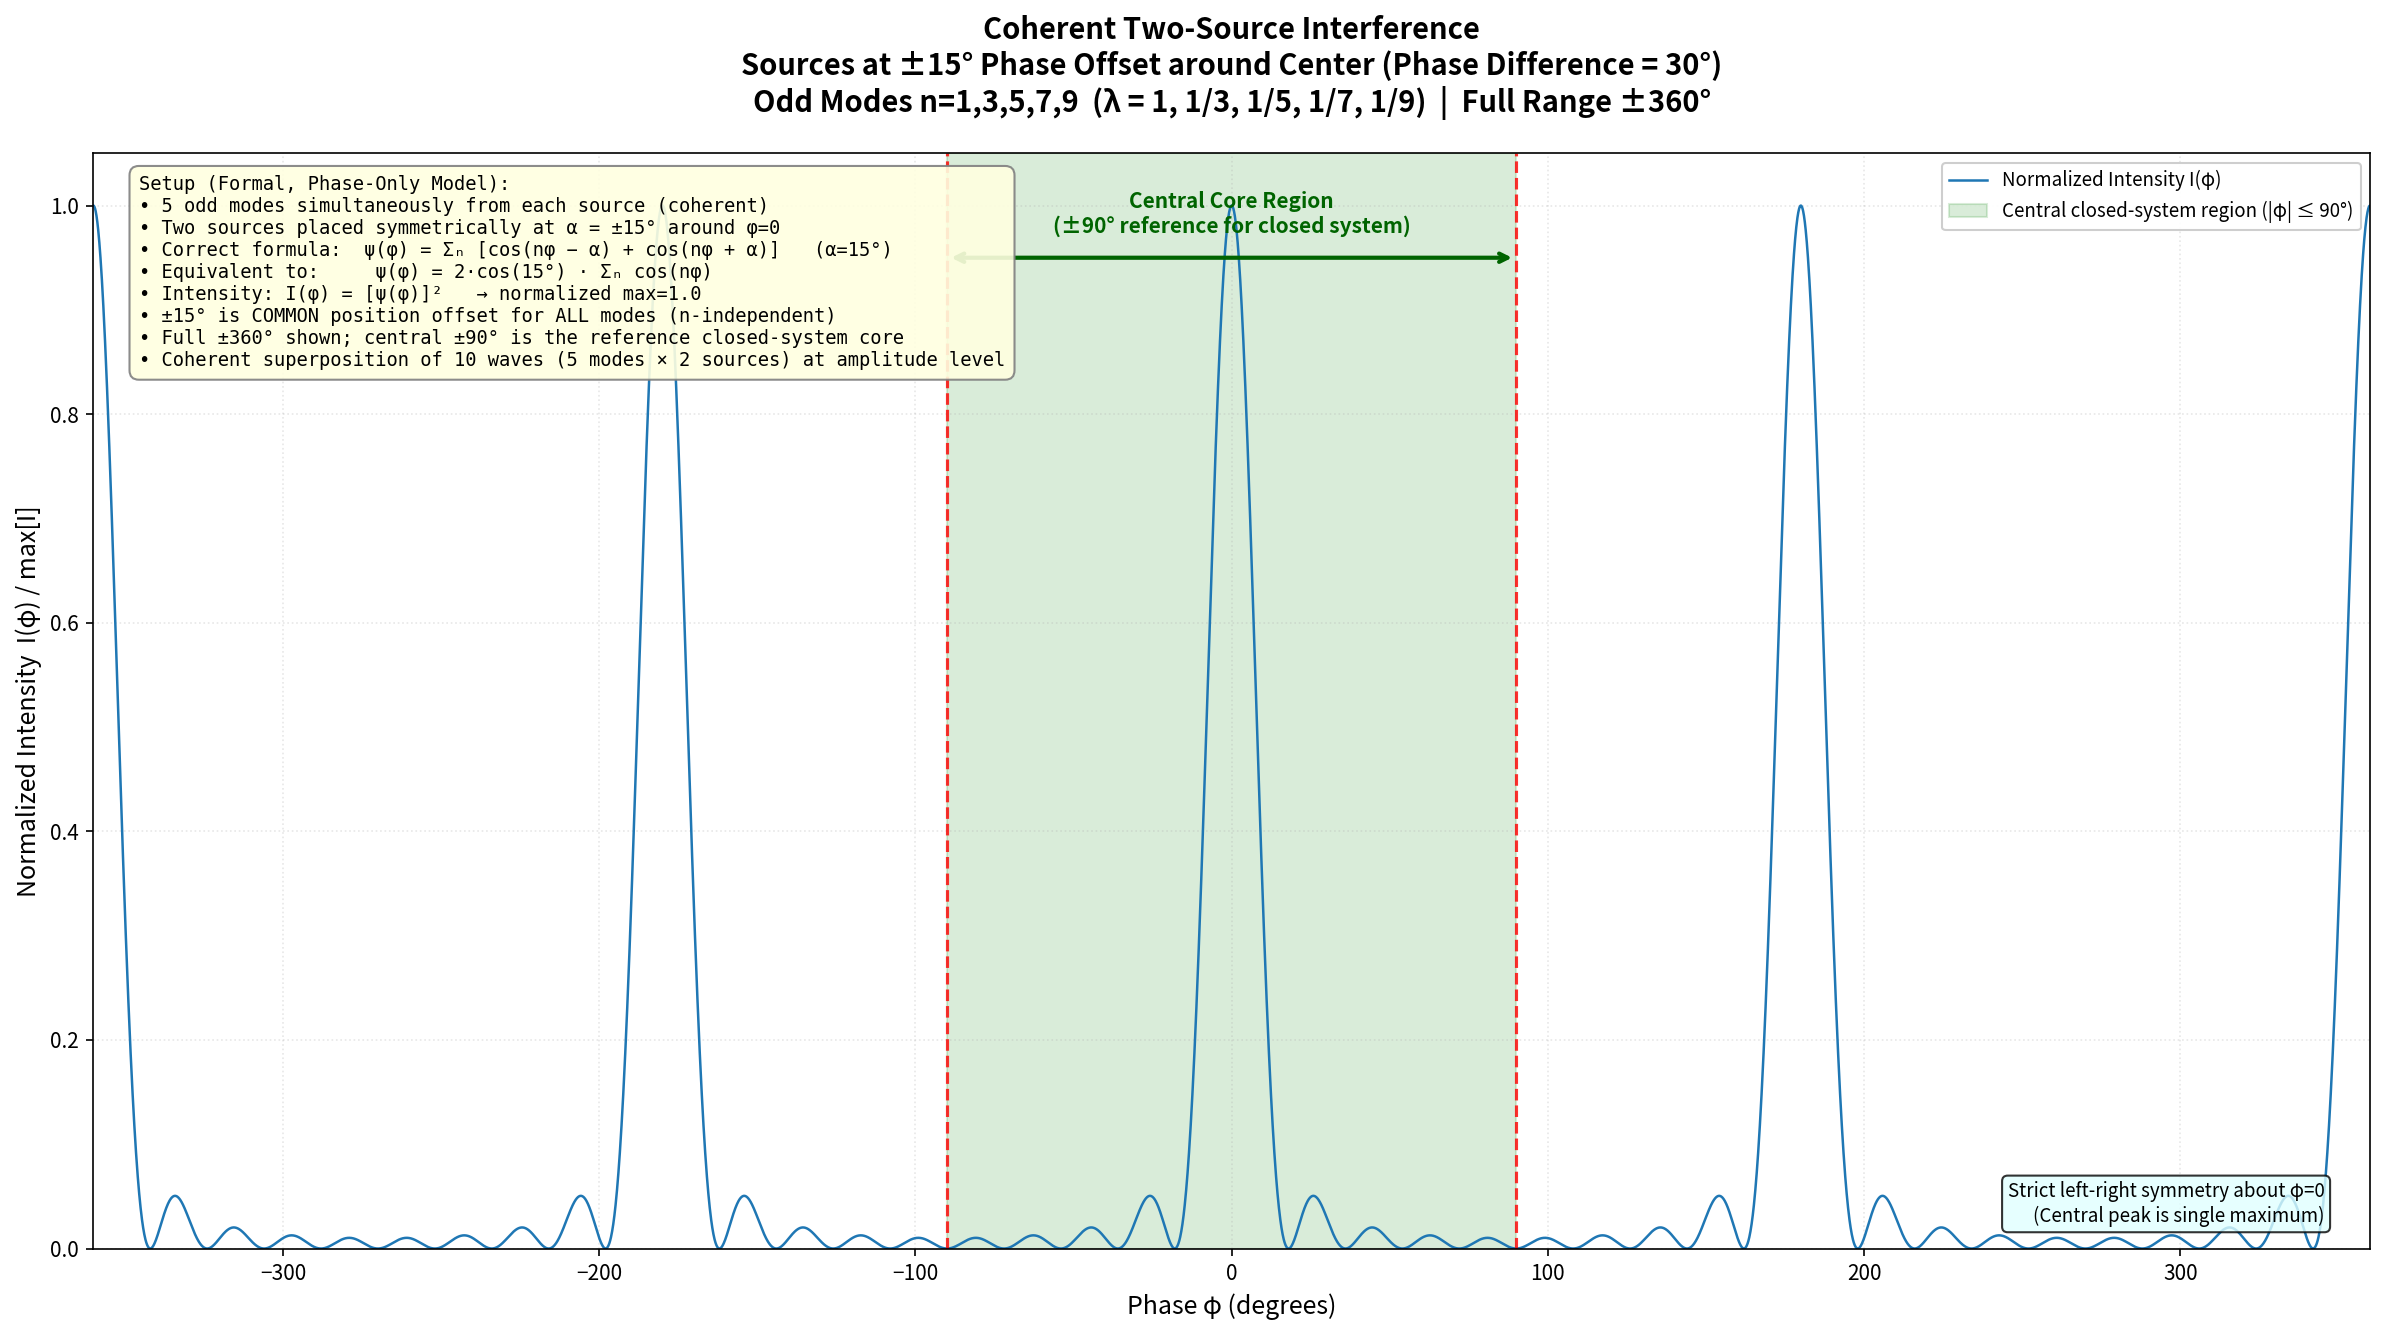

Write Python code to recreate this figure.
#!/usr/bin/env python3
"""
Correct Coherent Interference Plot for Two Sources at ±15° Phase Offset
Odd discrete modes n=1,3,5,7,9 (λ=1, 1/3, 1/5, 1/7, 1/9)
Full horizontal axis ±360° with central closed-system region |φ|≤90° highlighted.
All captions in English as requested.
Uses correct formulation: ±15° phase offset is OUTSIDE n multiplier.
ψ(φ) = Σ_n [cos(nφ - α) + cos(nφ + α)] with α=15°
Then I(φ) = [ψ(φ)]² normalized to max=1.0
"""

import numpy as np
import matplotlib.pyplot as plt
from matplotlib.patches import Rectangle
import os

# Parameters
modes = [1, 3, 5, 7, 9]
n_points = 8001  # High resolution for fine structure from high n
phi_deg = np.linspace(-360.0, 360.0, n_points)
phi = np.deg2rad(phi_deg)
alpha_deg = 15.0
alpha = np.deg2rad(alpha_deg)

# Correct coherent amplitude sum (amplitudes first, then intensity)
psi = np.zeros_like(phi)
for n in modes:
    # ±15° is common source position phase offset, NOT multiplied by n
    psi += np.cos(n * phi - alpha) + np.cos(n * phi + alpha)

I = psi ** 2
I_norm = I / np.max(I)

# Plot setup
fig, ax = plt.subplots(figsize=(16, 9), dpi=150)

# Main curve - full range ±360°
ax.plot(phi_deg, I_norm, color='#1f77b4', linewidth=1.2, label='Normalized Intensity I(φ)')

# Highlight central closed-system region |φ| ≤ 90° (the "180° closed system" core)
ax.axvspan(-90, 90, alpha=0.15, color='green', label='Central closed-system region (|φ| ≤ 90°)')
ax.axvline(x=-90, color='red', linestyle='--', linewidth=1.5, alpha=0.8)
ax.axvline(x=90, color='red', linestyle='--', linewidth=1.5, alpha=0.8)

# Annotations for central region
ax.annotate('', xy=(90, 0.95), xytext=(-90, 0.95),
            arrowprops=dict(arrowstyle='<->', color='darkgreen', lw=2))
ax.text(0, 0.97, 'Central Core Region\n(±90° reference for closed system)', 
        ha='center', va='bottom', fontsize=10, color='darkgreen', fontweight='bold')

# Title and labels (ALL IN ENGLISH)
ax.set_title(
    'Coherent Two-Source Interference\n'
    'Sources at ±15° Phase Offset around Center (Phase Difference = 30°)\n'
    'Odd Modes n=1,3,5,7,9  (λ = 1, 1/3, 1/5, 1/7, 1/9)  |  Full Range ±360°',
    fontsize=14, fontweight='bold', pad=20
)
ax.set_xlabel('Phase φ (degrees)', fontsize=12)
ax.set_ylabel('Normalized Intensity  I(φ) / max[I]', fontsize=12)
ax.set_xlim(-360, 360)
ax.set_ylim(0, 1.05)
ax.grid(True, alpha=0.3, linestyle=':')

# Setup description text box (English)
textstr = (
    'Setup (Formal, Phase-Only Model):\n'
    '• 5 odd modes simultaneously from each source (coherent)\n'
    '• Two sources placed symmetrically at α = ±15° around φ=0\n'
    '• Correct formula:  ψ(φ) = Σₙ [cos(nφ − α) + cos(nφ + α)]   (α=15°)\n'
    '• Equivalent to:     ψ(φ) = 2·cos(15°) · Σₙ cos(nφ)\n'
    '• Intensity: I(φ) = [ψ(φ)]²   → normalized max=1.0\n'
    '• ±15° is COMMON position offset for ALL modes (n-independent)\n'
    '• Full ±360° shown; central ±90° is the reference closed-system core\n'
    '• Coherent superposition of 10 waves (5 modes × 2 sources) at amplitude level'
)
props = dict(boxstyle='round,pad=0.5', facecolor='lightyellow', alpha=0.9, edgecolor='gray')
ax.text(0.02, 0.98, textstr, transform=ax.transAxes, fontsize=9,
        verticalalignment='top', bbox=props, family='monospace')

# Legend
ax.legend(loc='upper right', fontsize=9, framealpha=0.95)

# Add note about symmetry
ax.text(0.98, 0.02, 'Strict left-right symmetry about φ=0\n(Central peak is single maximum)',
        transform=ax.transAxes, fontsize=9, ha='right', va='bottom',
        bbox=dict(boxstyle='round', facecolor='lightcyan', alpha=0.8))

plt.tight_layout()

# Save outputs
output_dir = '/home/workdir/artifacts'
png_path = os.path.join(output_dir, 'two_source_coherent_interference_corrected_v4.png')
svg_path = os.path.join(output_dir, 'two_source_coherent_interference_corrected_v4.svg')
hires_png_path = os.path.join(output_dir, 'two_source_coherent_interference_corrected_v4_hires.png')

plt.savefig(png_path, dpi=150, bbox_inches='tight')
plt.savefig(svg_path, format='svg', bbox_inches='tight')
plt.savefig(hires_png_path, dpi=400, bbox_inches='tight')

print(f"Files saved successfully:")
print(f"  PNG (standard): {png_path}")
print(f"  SVG (vector):   {svg_path}")
print(f"  PNG (hires 400dpi): {hires_png_path}")
print(f"  Python script:  /home/workdir/artifacts/two_source_coherent_interference_corrected_v4.py")

# Also print some verification values
print("\nVerification at key points (after norm):")
for p in [0, 15, 30, 45, 90, 180, 270, 360]:
    idx = np.argmin(np.abs(phi_deg - p))
    print(f"  φ = {p:6.1f}° : I_norm = {I_norm[idx]:.6f}")

plt.close()
